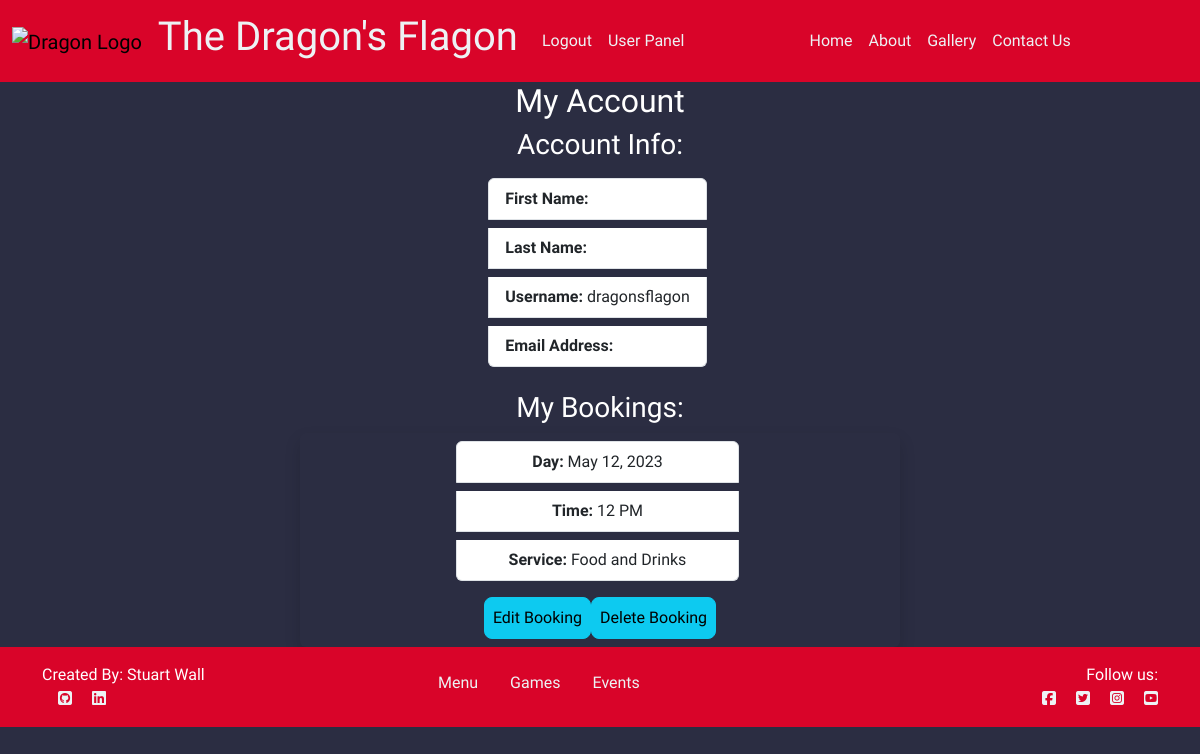
Before: /booking/user-panel/ (signed in) with the older database file.
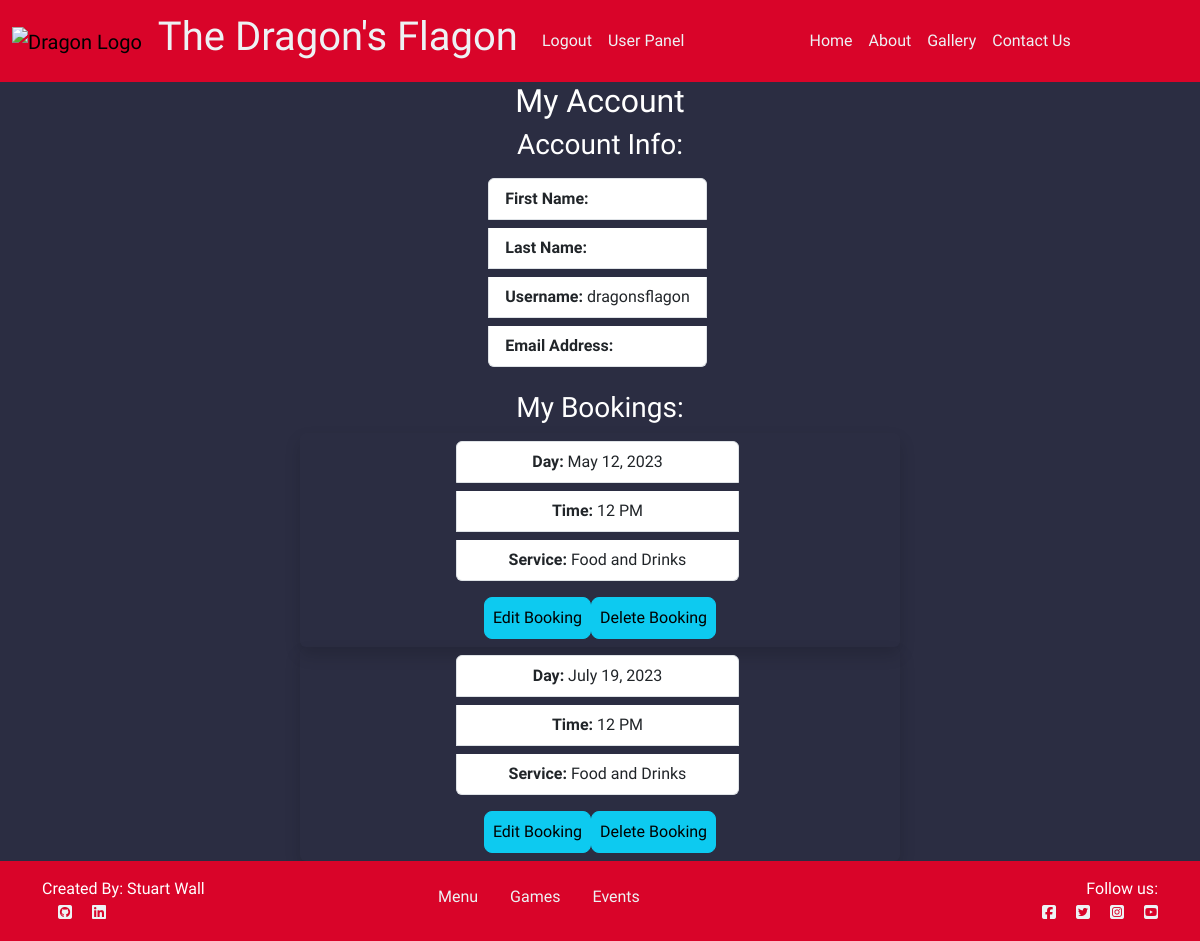
After: the same page with the newer database file.
### booking/models.py (models this page shows, shortened)
class TableBooking(models.Model):
    user = models.ForeignKey(
        User,
        on_delete=models.CASCADE,
        null=True,
        blank=True
        )
    email = models.EmailField()
    service = models.CharField(
        max_length=50,
        choices=SERVICE_CHOICES,
        default="Drinks"
        )
    phone = models.BigIntegerField()
    day = models.DateField(
        default=datetime.now
        )
    time = models.CharField(
        max_length=10,
        choices=TIME_CHOICES,
        default="12 PM")
    time_booked = models.DateTimeField(
        default=datetime.now,
        blank=True)

### booking/views.py (the view)
# urls.py: path('user-panel/', views.user_panel, name='user-panel'),
def user_panel(request):
    user = request.user
    bookings = TableBooking.objects.filter(user=user).order_by('day', 'time')
    return render(request, '../templates/user_panel.html', {
        'user': user,
        'bookings': bookings,
    })

### templates/user_panel.html (shortened to what this page needs)
{% extends 'base.html' %}
{% load static %}
{% block content %}
{% if user.is_authenticated %}
<div class="row container-fluid d-flex align-items-center text-center text-white mx-auto">
    <h2>My Account</h2>
</div>
<div class="row container-fluid d-flex align-items-center text-center mx-auto text-white">
    <h3>Account Info:</h3>
</div>
<div class="container-fluid d-flex align-items-center">
    <ul class="list-group mx-auto justify-content-center">
        <li class="list-group-item mt-2"><strong>First Name:</strong> {{ user.first_name }}</li>
        <li class="list-group-item mt-2"><strong>Last Name:</strong> {{ user.last_name }}</li>
        <li class="list-group-item mt-2"><strong>Username:</strong> {{ user.username }}</li>
        <li class="list-group-item mt-2"><strong>Email Address:</strong> {{ user.email }}</li>
    </ul>
</div>
<br>
{% if bookings.count > 0 %}
<div class="row container-fluid d-flex align-items-center text-center text-white mx-auto">
    <h3>My Bookings:</h3>
</div>
{% for booking in bookings %}
<div class="col-6 container-fluid d-flex align-items-center shadow rounded text-black text-center">
    <div class="col-6 mx-auto">
        <ul class="list-group mx-auto justify-content-center">
            <li class="list-group-item mt-2"><strong>Day:</strong> {{ booking.day }}</li>
            <li class="list-group-item mt-2"><strong>Time:</strong> {{ booking.time }}</li>
            <li class="list-group-item mt-2"><strong>Service:</strong> {{ booking.service }}</li>
        </ul>
        <div class="mt-3 mb-2 d-flex justify-content-center">
            <a class="btn btn-info rounded-3 p-2" href="{% url 'booking:user-update' booking.id %}">Edit Booking</a>
            <a class="btn btn-info rounded-3 p-2" href="{% url 'booking:delete-booking' booking.id %}">Delete Booking</a>
        </div>
    </div>
</div>
{% endfor %}
{% endif %}
{% else %}
<div class="shadow p-4 mb-5 bg-body bg-body rounded text-black  m-5">
    <h3 class="p-2  ms-3">You must be signed in to access your user panel.</h3>
    <a href="{% url 'account_login' %}" class="btn btn-primary text-white">Sign in</a>
</div>
{% endif %}
{% endblock %}

### templates/base.html (shortened to what this page needs)
{% load static %}
<!DOCTYPE html>
<html lang="en">
<head>
    <link href="https://cdn.jsdelivr.net/npm/bootstrap@5.3.0-alpha1/dist/css/bootstrap.min.css" rel="stylesheet"
>
    <link rel="stylesheet" href="{% static 'css/style.css' %}">
</head>
<body>
    <nav class="navbar navbar-expand-lg navbg">
        <div class="container-fluid">
            <a class="navbar-brand" href="#">
                <img src="https://res.cloudinary.com/dbznc8xql/image/upload/c_scale,h_180,f_auto/v1675444756/dragons_flagon_logo_q9iwoa.jpg"
                    alt="Dragon Logo">
            </a>
            <a class="navbar-brand" href="{% url 'home' %}">
                <h1>The Dragon's Flagon</h1>
            </a>
            <div class="collapse navbar-collapse" id="navbarSupportedContent">
                {% if user.is_authenticated %}
                <ul class="navbar-nav navbar-left me-auto mb-2 mb-lg-0">
                    <li class="nav-item">
                        <a class="nav-link" href="{% url 'account_logout' %}">Logout</a>
                    </li>
                    <li class="nav-item">
                        <a class="nav-link" href="{% url 'booking:user-panel' %}">User Panel</a>
                    </li>
                </ul>
                {% endif %}
                <ul class="navbar-nav navbar-right me-auto mb-2 mb-lg-0">
                    <li class="nav-item">
                        <a class="nav-link" aria-current="page" href="{% url 'home' %}">Home</a>
                    </li>
                    <li class="nav-item">
                        <a class="nav-link" href="{% url 'about' %}">About</a>
                    </li>
                    <li class="nav-item">
                        <a class="nav-link" href="{% url 'gallery' %}">Gallery</a>
                    </li>
                    <li class="nav-item">
                        <a class="nav-link" href="{% url 'contact:contact' %}">Contact Us</a>
                    </li>
                </ul>
            </div>
        </div>
    </nav>
<main class="flex-shrink-0 main-bg">
        {% block content %}{% endblock content %}
</main>
    <footer class="footer mt-auto py-3">
        <div class="container text-center">
            <div class="row align-items-start">
                <div class="col">
                    <p class="m-0 text-start text-white">Created By: Stuart Wall <br>
                        <a target="blank" href="https://github.com/Clinelly">
                            <i class="fa-brands fa-square-github ms-3"></i>
                        </a>
                        <a target="blank" href="https://www.linkedin.com/in/swall289/">
                            <i class="fa-brands fa-linkedin ms-3"></i>
                        </a>
                    </p>
                </div>
                <div class="col">
                    <ul class="nav">
                        <li class="nav-item">
                            <a class="nav-link" href="{% url 'fooddrink' %}">Menu</a>
                        </li>
                        <li class="nav-item">
                            <a class="nav-link" href="{% url 'games' %}">Games</a>
                        </li>
                        <li class="nav-item">
                            <a class="nav-link" href="{% url 'events:calendar' %}">Events</a>
                        </li>
                    </ul>
                </div>
                <div class="col">
                    <p class="m-0 text-end text-white">Follow us: <br>
                        <a target="blank" href="https://www.facebook.com/dicetowergaming">
                            <i class="fab fa-facebook-square ms-3"></i>
                        </a>
                        <a target="blank" href="https://twitter.com/CriticalRole">
                            <i class="fab fa-twitter-square ms-3"></i>
                        </a>
                        <a target="blank" href="https://www.instagram.com/dicetowergaming/">
                            <i class="fab fa-instagram-square ms-3"></i>
                        </a>
                        <a target="blank" href="https://www.youtube.com/@GeekandSundry">
                            <i class="fab fa-youtube-square ms-3"></i>
                        </a>
                    </p>
                </div>
            </div>
        </div>
    </footer>
</body>
</html>

### static/css/style.css (style rules this page uses)
body { background-color: #2B2D42; font-family: 'MedievalSharp', cursive; }
.navbg { background-color: #D90429; }
.nav-link { color: #EDF2F4; }
.navbar-brand h1 { color: #EDF2F4; }
ul { height: 100%; padding: 0px 5px 0px 20px; }
a { color: #17a2b8; }
.btn { outline: none; color: black; box-shadow: 0 0 0 0; }
.footer { background-color: #D90429; }
.footer a { text-decoration: none; color: #EDF2F4; }

Changed rows visible on the page:
added TableBooking: day "July 19, 2023", time "12 PM", service "Food and Drinks"
